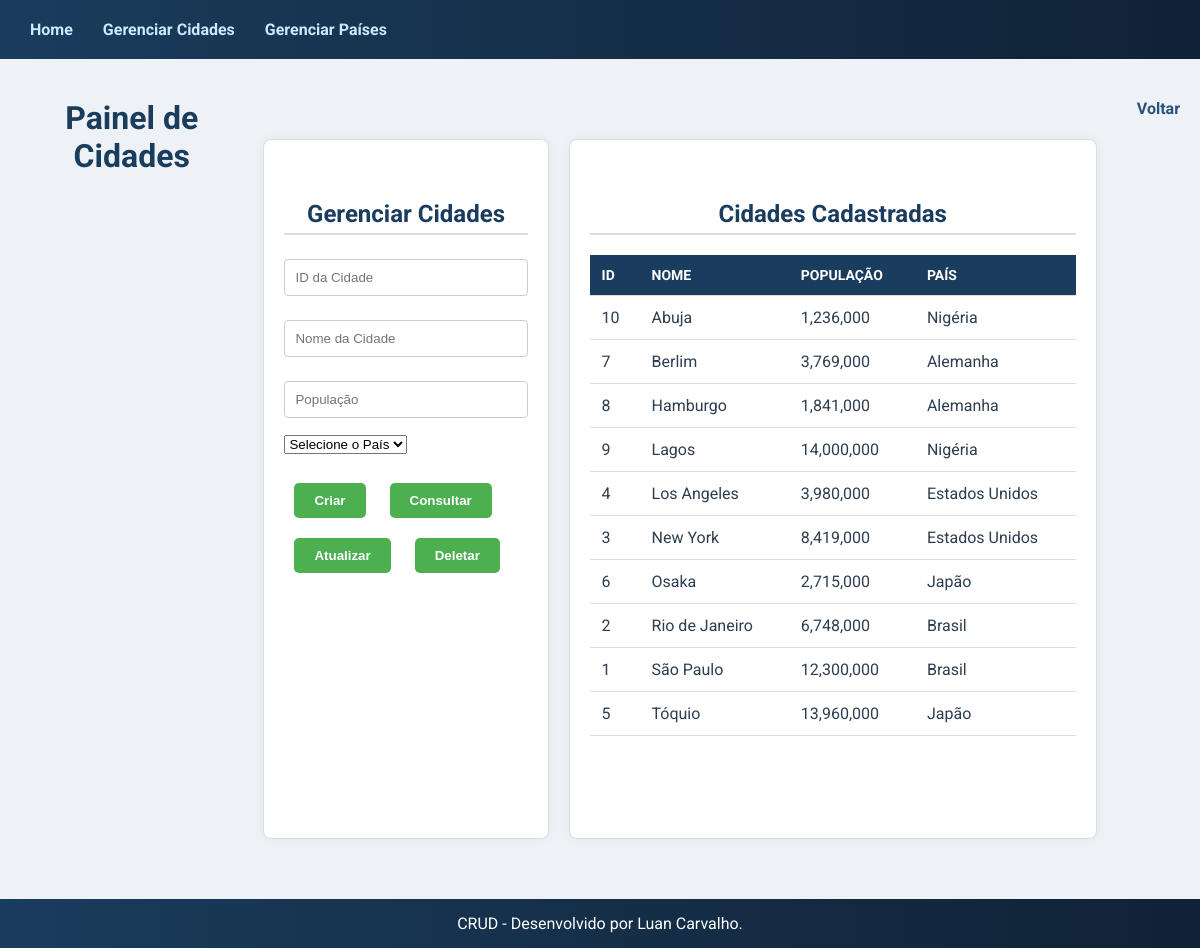
Page /cidades.php (signed in) on the committed database.
### tables this page shows
create table cidades (
	id_cidade int primary key auto_increment,
	nome varchar(100) unique not null,
	populacao int(100) not null,
	pais_id int,
	foreign key (pais_id) references paises(id_pais)
);

create table paises (
	id_pais int primary key auto_increment,
	nome varchar(100) unique not null,
	continente varchar(50) not null,
	populacao int(100) not null,
	idioma varchar(50) not null
);

### cidades.php (the view, shortened to what this page needs)
<?php
include_once("connect.php");
$destacarCidade = null;
?>
<!DOCTYPE html>
<html lang="pt-br">
<head>
    <link rel="stylesheet" href="styles.css">
</head>
<body>
<?php include('includes/header_adm.php'); ?>
<main_admin>
    <h1>Painel de Cidades</h1>
    <div class="admin-container">
        <div class="form-container">
            <h2>Gerenciar Cidades</h2>
            <form id="f" method="post" action="cidades.php">
                <input type="number" name="id_cidade" placeholder="ID da Cidade" value="<?php echo $destacarCidade['id_cidade'] ?? ''; ?>"><br>
                <input type="text" name="nome" placeholder="Nome da Cidade" value="<?php echo htmlspecialchars($destacarCidade['nome'] ?? ''); ?>"><br>
                <input type="number" name="populacao" placeholder="População" value="<?php echo $destacarCidade['populacao'] ?? ''; ?>"><br>
                <select name="pais_id" required>
                    <option value="">Selecione o País</option>
                </select><br>
                <input type="hidden" name="acao" id="acao"><br>
                <input type="button" value="Criar" onclick="submeterForm('c')">
                <input type="button" value="Consultar" onclick="submeterForm('r')">
                <input type="button" value="Atualizar" onclick="submeterForm('u')">
                <input type="button" value="Deletar" onclick="submeterForm('d')">
            </form>
        </div>
        <div class="table-container">
            <h2>Cidades Cadastradas</h2>
            <?php
            $res = $con->query("SELECT c.id_cidade, c.nome AS cidade, c.populacao, p.nome AS pais
                                FROM cidades c
                                JOIN paises p ON c.pais_id = p.id_pais
                                ORDER BY c.nome");
            if ($res && $res->num_rows > 0) {
                echo "<table>";
                echo "<tr><th>ID</th><th>Nome</th><th>População</th><th>País</th></tr>";
                $cidades = [];
                while ($campo = $res->fetch_assoc()) {
                    $cidades[] = $campo;
                }
                foreach ($cidades as $campo) {
                    $highlight = ($destacarCidade && $campo['id_cidade'] == $destacarCidade['id_cidade']) ? 'class="highlight"' : '';
                    echo "<tr $highlight>";
                    echo "<td>{$campo['id_cidade']}</td>";
                    echo "<td>" . htmlspecialchars($campo['cidade']) . "</td>";
                    echo "<td>" . number_format($campo['populacao']) . "</td>";
                    echo "<td>" . htmlspecialchars($campo['pais']) . "</td>";
                    echo "</tr>";
                }
                echo "</table>";
            } else {
                echo "<p>Nenhuma cidade cadastrada.</p>";
            }
            ?>
        </div>
    </div>
    <br>
    <a href="admin.php" style="color: #26527e">Voltar</a>
</main_admin>
    <?php include('includes/footer.php'); ?>
</body>
</html>

### css/styles.css (style rules this page uses)
* { margin: 0; padding: 0; box-sizing: border-box; }
body { font-family: 'Roboto', sans-serif; background-color: #eef1f5; color: #2c3e50; min-height: 100vh; display: flex; flex-direction: column; }
main_admin { display: flex; justify-content: space-between; gap: 20px; margin-top: 40px; flex: 1; padding: 40px 20px; max-width: 1200px; margin: auto; }
h1, h2 { color: #1a3c5d; margin-bottom: 16px; text-align: center; }
h2 { margin-top: 40px; font-size: 24px; border-bottom: 2px solid #ddd; padding-bottom: 5px; }
input[type="text"], input[type="number"], input[type="password"] { width: 100%; max-width: 400px; padding: 10px; margin-top: 8px; margin-bottom: 16px; border: 1px solid #ccc; border-radius: 4px; }
input[type="submit"], input[type="button"] { background-color: #2980b9; color: white; border: none; padding: 10px 20px; border-radius: 4px; cursor: pointer; font-weight: bold; transition: background 0.3s ease; }
a { color: #cce9fd; text-decoration: none; font-weight: bold; }
.admin-container { display: flex; justify-content: space-between; gap: 20px; margin-top: 40px; }
.form-container { height: 700px; flex: 1; padding: 20px; border: 1px solid #ddd; border-radius: 8px; box-shadow: 0 0 10px rgba(0, 0, 0, 0.05); background-color: #ffffff; }
.table-container { height: 700px; overflow-y: auto; border: 1px solid #ccc; flex: 2; padding: 20px; border: 1px solid #ddd; border-radius: 8px; box-shadow: 0 0 10px rgba(0, 0, 0, 0.05); background-color: #ffffff; }
table { width: 100%; border-collapse: collapse; margin-top: 20px; }
table th, table td { padding: 12px; text-align: left; border-bottom: 1px solid #ddd; }
table th { background-color: #1a3c5d; color: white; text-transform: uppercase; font-size: 14px; }
input[type="button"] { padding: 10px 20px; margin: 10px; background-color: #4CAF50; color: white; border: none; border-radius: 5px; cursor: pointer; }

### rows in the picture
cidades: id_cidade "10", nome "Abuja", populacao "1,236,000", pais.nome "Nigéria"
cidades: id_cidade "7", nome "Berlim", populacao "3,769,000", pais.nome "Alemanha"
cidades: id_cidade "8", nome "Hamburgo", populacao "1,841,000", pais.nome "Alemanha"
cidades: id_cidade "9", nome "Lagos", populacao "14,000,000", pais.nome "Nigéria"
cidades: id_cidade "4", nome "Los Angeles", populacao "3,980,000", pais.nome "Estados Unidos"
cidades: id_cidade "3", nome "New York", populacao "8,419,000", pais.nome "Estados Unidos"
cidades: id_cidade "6", nome "Osaka", populacao "2,715,000", pais.nome "Japão"
cidades: id_cidade "2", nome "Rio de Janeiro", populacao "6,748,000", pais.nome "Brasil"
cidades: id_cidade "1", nome "São Paulo", populacao "12,300,000", pais.nome "Brasil"
cidades: id_cidade "5", nome "Tóquio", populacao "13,960,000", pais.nome "Japão"
